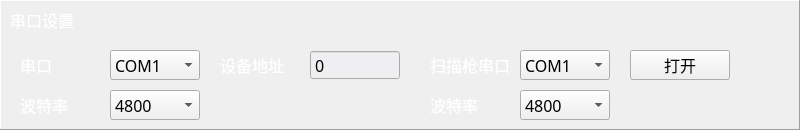
  <widget class="QFrame" name="frame_5">
   <property name="geometry">
    <rect>
     <x>0</x>
     <y>260</y>
     <width>800</width>
     <height>130</height>
    </rect>
   </property>
   <property name="frameShape">
    <enum>QFrame::Panel</enum>
   </property>
   <property name="frameShadow">
    <enum>QFrame::Raised</enum>
   </property>
   <widget class="QLabel" name="label_19">
    <property name="geometry">
     <rect>
      <x>220</x>
      <y>50</y>
      <width>80</width>
      <height>30</height>
     </rect>
    </property>
    <property name="font">
     <font>
      <family>微软雅黑</family>
      <pointsize>12</pointsize>
     </font>
    </property>
    <property name="styleSheet">
     <string notr="true">color: rgb(255, 255, 255);
border:0px;</string>
    </property>
    <property name="text">
     <string>设备地址</string>
    </property>
    <property name="alignment">
     <set>Qt::AlignLeading|Qt::AlignLeft|Qt::AlignVCenter</set>
    </property>
   </widget>
   <widget class="QSpinBox" name="spinBox_4">
    <property name="geometry">
     <rect>
      <x>310</x>
      <y>50</y>
      <width>90</width>
      <height>30</height>
     </rect>
    </property>
    <property name="font">
     <font>
      <family>微软雅黑</family>
      <pointsize>12</pointsize>
     </font>
    </property>
    <property name="styleSheet">
     <string notr="true">background-color: rgb(239, 239, 241);</string>
    </property>
    <property name="wrapping">
     <bool>false</bool>
    </property>
    <property name="frame">
     <bool>true</bool>
    </property>
    <property name="buttonSymbols">
     <enum>QAbstractSpinBox::NoButtons</enum>
    </property>
    <property name="minimum">
     <number>0</number>
    </property>
    <property name="maximum">
     <number>9999</number>
    </property>
   </widget>
   <widget class="QLabel" name="label_20">
    <property name="geometry">
     <rect>
      <x>20</x>
      <y>90</y>
      <width>60</width>
      <height>30</height>
     </rect>
    </property>
    <property name="font">
     <font>
      <family>微软雅黑</family>
      <pointsize>12</pointsize>
     </font>
    </property>
    <property name="styleSheet">
     <string notr="true">color: rgb(255, 255, 255);
border:0px;</string>
    </property>
    <property name="text">
     <string>波特率</string>
    </property>
    <property name="alignment">
     <set>Qt::AlignLeading|Qt::AlignLeft|Qt::AlignVCenter</set>
    </property>
   </widget>
   <widget class="QComboBox" name="comboBox">
    <property name="geometry">
     <rect>
      <x>110</x>
      <y>90</y>
      <width>90</width>
      <height>30</height>
     </rect>
    </property>
    <property name="font">
     <font>
      <family>微软雅黑</family>
      <pointsize>12</pointsize>
     </font>
    </property>
    <property name="styleSheet">
     <string notr="true">background-color: rgb(239, 239, 241);</string>
    </property>
    <property name="currentText">
     <string>4800</string>
    </property>
    <item>
     <property name="text">
      <string>4800</string>
     </property>
    </item>
    <item>
     <property name="text">
      <string>9600</string>
     </property>
    </item>
   </widget>
   <widget class="QComboBox" name="comboBox_2">
    <property name="geometry">
     <rect>
      <x>110</x>
      <y>50</y>
      <width>90</width>
      <height>30</height>
     </rect>
    </property>
    <property name="font">
     <font>
      <family>微软雅黑</family>
      <pointsize>12</pointsize>
     </font>
    </property>
    <property name="styleSheet">
     <string notr="true">background-color: rgb(239, 239, 241);</string>
    </property>
    <property name="currentText">
     <string>COM1</string>
    </property>
    <item>
     <property name="text">
      <string>COM1</string>
     </property>
    </item>
    <item>
     <property name="text">
      <string>COM2</string>
     </property>
    </item>
    <item>
     <property name="text">
      <string>COM3</string>
     </property>
    </item>
    <item>
     <property name="text">
      <string>COM4</string>
     </property>
    </item>
    <item>
     <property name="text">
      <string>COM5</string>
     </property>
    </item>
    <item>
     <property name="text">
      <string>COM6</string>
     </property>
    </item>
    <item>
     <property name="text">
      <string>COM7</string>
     </property>
    </item>
    <item>
     <property name="text">
      <string>COM8</string>
     </property>
    </item>
    <item>
     <property name="text">
      <string>COM9</string>
     </property>
    </item>
    <item>
     <property name="text">
      <string>COM10</string>
     </property>
    </item>
   </widget>
   <widget class="QLabel" name="label_21">
    <property name="geometry">
     <rect>
      <x>20</x>
      <y>50</y>
      <width>40</width>
      <height>30</height>
     </rect>
    </property>
    <property name="font">
     <font>
      <family>微软雅黑</family>
      <pointsize>12</pointsize>
     </font>
    </property>
    <property name="styleSheet">
     <string notr="true">color: rgb(255, 255, 255);
border:0px;</string>
    </property>
    <property name="text">
     <string>串口</string>
    </property>
    <property name="alignment">
     <set>Qt::AlignLeading|Qt::AlignLeft|Qt::AlignVCenter</set>
    </property>
   </widget>
   <widget class="QComboBox" name="comboBox_3">
    <property name="geometry">
     <rect>
      <x>520</x>
      <y>50</y>
      <width>90</width>
      <height>30</height>
     </rect>
    </property>
    <property name="font">
     <font>
      <family>微软雅黑</family>
      <pointsize>12</pointsize>
     </font>
    </property>
    <property name="styleSheet">
     <string notr="true">background-color: rgb(239, 239, 241);</string>
    </property>
    <property name="currentText">
     <string>COM1</string>
    </property>
    <item>
     <property name="text">
      <string>COM1</string>
     </property>
    </item>
    <item>
     <property name="text">
      <string>COM2</string>
     </property>
    </item>
    <item>
     <property name="text">
      <string>COM3</string>
     </property>
    </item>
    <item>
     <property name="text">
      <string>COM4</string>
     </property>
    </item>
    <item>
     <property name="text">
      <string>COM5</string>
     </property>
    </item>
    <item>
     <property name="text">
      <string>COM6</string>
     </property>
    </item>
    <item>
     <property name="text">
      <string>COM7</string>
     </property>
    </item>
    <item>
     <property name="text">
      <string>COM8</string>
     </property>
    </item>
    <item>
     <property name="text">
      <string>COM9</string>
     </property>
    </item>
    <item>
     <property name="text">
      <string>COM10</string>
     </property>
    </item>
   </widget>
   <widget class="QLabel" name="label_22">
    <property name="geometry">
     <rect>
      <x>430</x>
      <y>90</y>
      <width>60</width>
      <height>30</height>
     </rect>
    </property>
    <property name="font">
     <font>
      <family>微软雅黑</family>
      <pointsize>12</pointsize>
     </font>
    </property>
    <property name="styleSheet">
     <string notr="true">color: rgb(255, 255, 255);
border:0px;</string>
    </property>
    <property name="text">
     <string>波特率</string>
    </property>
    <property name="alignment">
     <set>Qt::AlignLeading|Qt::AlignLeft|Qt::AlignVCenter</set>
    </property>
   </widget>
   <widget class="QLabel" name="label_24">
    <property name="geometry">
     <rect>
      <x>430</x>
      <y>50</y>
      <width>90</width>
      <height>30</height>
     </rect>
    </property>
    <property name="font">
     <font>
      <family>微软雅黑</family>
      <pointsize>12</pointsize>
     </font>
    </property>
    <property name="styleSheet">
     <string notr="true">color: rgb(255, 255, 255);
border:0px;</string>
    </property>
    <property name="text">
     <string>扫描枪串口</string>
    </property>
    <property name="alignment">
     <set>Qt::AlignLeading|Qt::AlignLeft|Qt::AlignVCenter</set>
    </property>
   </widget>
   <widget class="QComboBox" name="comboBox_4">
    <property name="geometry">
     <rect>
      <x>520</x>
      <y>90</y>
      <width>90</width>
      <height>30</height>
     </rect>
    </property>
    <property name="font">
     <font>
      <family>微软雅黑</family>
      <pointsize>12</pointsize>
     </font>
    </property>
    <property name="styleSheet">
     <string notr="true">background-color: rgb(239, 239, 241);</string>
    </property>
    <property name="currentText">
     <string>4800</string>
    </property>
    <item>
     <property name="text">
      <string>4800</string>
     </property>
    </item>
    <item>
     <property name="text">
      <string>9600</string>
     </property>
    </item>
   </widget>
   <widget class="QToolButton" name="toolButton_3">
    <property name="geometry">
     <rect>
      <x>630</x>
      <y>50</y>
      <width>100</width>
      <height>30</height>
     </rect>
    </property>
    <property name="font">
     <font>
      <family>微软雅黑</family>
      <pointsize>12</pointsize>
     </font>
    </property>
    <property name="styleSheet">
     <string notr="true">background-color: rgb(239, 239, 241);</string>
    </property>
    <property name="text">
     <string>打开</string>
    </property>
   </widget>
   <widget class="QLabel" name="label_13">
    <property name="geometry">
     <rect>
      <x>10</x>
      <y>5</y>
      <width>90</width>
      <height>30</height>
     </rect>
    </property>
    <property name="font">
     <font>
      <family>微软雅黑</family>
      <pointsize>12</pointsize>
     </font>
    </property>
    <property name="styleSheet">
     <string notr="true">color: rgb(255, 255, 255);</string>
    </property>
    <property name="text">
     <string>串口设置</string>
    </property>
    <property name="alignment">
     <set>Qt::AlignLeading|Qt::AlignLeft|Qt::AlignVCenter</set>
    </property>
   </widget>
  </widget>
